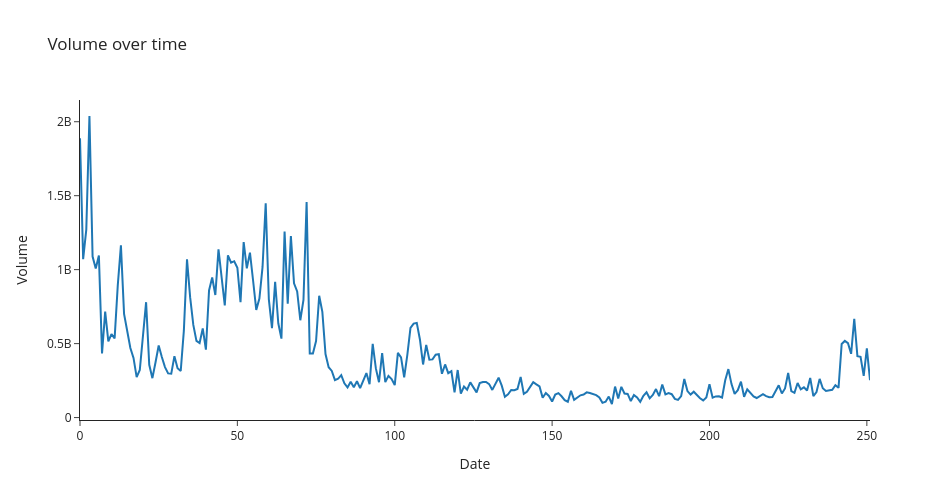

This figure's notebook cell:
### Code cell
fig = go.Figure([go.Scatter(x=data.index, y=data['Volume'])])
fig.update_layout(
    autosize=False,
    width=950,
    height=500,
    template='simple_white',
    title='Volume over time'
)
fig.update_xaxes(title="Date")
fig.update_yaxes(title="Volume")
fig.show()

### Figure 1 — Plotly figure (JSON) as saved in the notebook; plotly's stock layout.template omitted (floating-point values rounded to 4 significant figures; data arrays with more than 128 entries replaced by an {"elided": "..."} marker saying what was removed)
{"data": [{"type": "scatter", "x": {"elided": "252 int values"}, "y": {"elided": "252 int values"}}], "layout": {"autosize": false, "height": 500, "title": {"text": "Volume over time"}, "width": 950, "xaxis": {"autorange": true, "range": [0, 251], "title": {"text": "Date"}, "type": "linear"}, "yaxis": {"autorange": true, "range": [-16430000.0, 2147000000.0], "title": {"text": "Volume"}, "type": "linear"}}}
